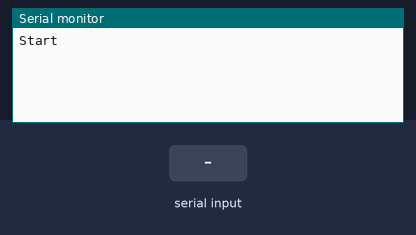
Recording of a sketch running on a simulated Arduino Uno, built with avr-gcc and run on an emulated ATmega328P. Shown: the last lines printed to the serial monitor. The inputs (shaded band) are chosen by the test bench.

Above: at 1.2 s.
1.3 s: "1\n" received over the second serial link
At 2.4 s:
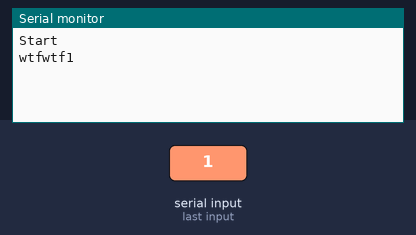
2.8 s: "0\n" received over the second serial link
At 3.6 s:
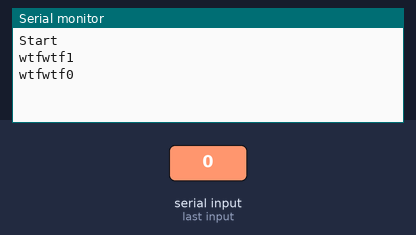
4.3 s: "2\n" received over the second serial link
At 4.7 s:
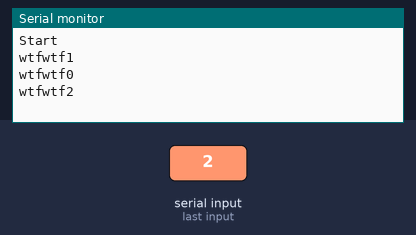

Measured:
- after the input at 1.3 s, the serial monitor: prints a new line at once (image 1)
- after the input at 2.8 s, the serial monitor: prints a new line at once (image 2)
- after the input at 4.3 s, the serial monitor: prints a new line at once (image 3)

The sketch:

betterSerialMonitor.ino
```cpp
/*
  Not finished
*/
#include <SoftwareSerial.h>
const byte rxPin = 0;
const byte txPin = 1;
SoftwareSerial tx16s(rxPin, txPin);

bool recv_str_status = false;

String tmp_recv_str = "";
String recv_str = "";

int MAX_RECV_SIZE = 500;

void build_serial_string() {
  if(tmp_recv_str.length() >= MAX_RECV_SIZE) {
     tmp_recv_str = "";
     recv_str_status = false;
     Serial.println("Could not read the string");
  }

  if (tx16s.available() > 0) {
    Serial.print("wtf");
    auto c_recv = tx16s.read();
    tmp_recv_str += (char)c_recv;
    if(c_recv == '\n'){
        recv_str = tmp_recv_str;
        recv_str_status = true;
        tmp_recv_str = "";
    }
  }
}

bool is_recv_str() {
  bool tmp = recv_str_status;
  recv_str_status = false;
  return tmp;
}

String get_recv_string()
{
  return recv_str;
}

void setup() {
  Serial.begin(9600);
  Serial.println("Start");
  tx16s.begin(57600);
}

void loop() {

 build_serial_string();
 if(is_recv_str()) {
  Serial.print(get_recv_string());
 }

 //tx16s.write('15');
 //tx16s.println("hola");
 //if (Serial.available()) {


  // tx16s.write("hola");
    //Serial.println(Serial.readString());
  //}
  //if (tx16s.available()) {
  //  char c = Serial.read(); //gets one byte from serial buffer
  //  tx16s.println(c);
  // }
}
```
